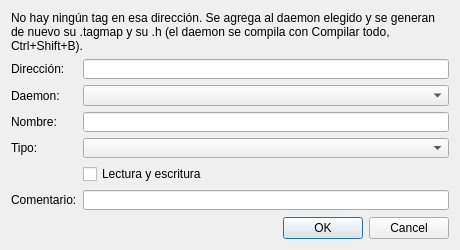
<?xml version="1.0" encoding="UTF-8"?>
<ui version="4.0">
 <class>DlgNewTag</class>
 <widget class="QDialog" name="DlgNewTag">
  <property name="geometry"><rect><x>0</x><y>0</y><width>460</width><height>250</height></rect></property>
  <property name="windowTitle"><string>pvdevelop: crear un tag</string></property>
  <layout class="QVBoxLayout" name="layoutMain">
   <item><widget class="QLabel" name="labelInfo"><property name="wordWrap"><bool>true</bool></property><property name="text"><string>No hay ningún tag en esa dirección. Se agrega al daemon elegido y se generan de nuevo su .tagmap y su .h (el daemon se compila con Compilar todo, Ctrl+Shift+B).</string></property></widget></item>
   <item>
    <layout class="QFormLayout" name="layoutForm">
     <item row="0" column="0"><widget class="QLabel" name="labelAddress"><property name="text"><string>Dirección:</string></property></widget></item>
     <item row="0" column="1"><widget class="QLineEdit" name="editAddress"><property name="toolTip"><string>La dirección que se escribió (%MW1, 40002, HR1, DB1.DBW0...): se puede corregir</string></property></widget></item>
     <item row="1" column="0"><widget class="QLabel" name="labelDaemon"><property name="text"><string>Daemon:</string></property></widget></item>
     <item row="1" column="1"><widget class="QComboBox" name="comboDaemon"><property name="toolTip"><string>Archivo del daemon (.mkmodbus, .mksiemens) donde se agrega el tag; solo los que entienden esa dirección</string></property></widget></item>
     <item row="2" column="0"><widget class="QLabel" name="labelName"><property name="text"><string>Nombre:</string></property></widget></item>
     <item row="2" column="1"><widget class="QLineEdit" name="editName"><property name="toolTip"><string>Nombre del tag: letras, números y _ (no empieza con un número); no puede repetirse en el daemon</string></property></widget></item>
     <item row="3" column="0"><widget class="QLabel" name="labelType"><property name="text"><string>Tipo:</string></property></widget></item>
     <item row="3" column="1"><widget class="QComboBox" name="comboType"><property name="toolTip"><string>(auto): según la dirección (bit -&gt; bool, registro -&gt; int, %MD -&gt; dint, %MF -&gt; real)</string></property></widget></item>
     <item row="4" column="1"><widget class="QCheckBox" name="checkRw"><property name="toolTip"><string>Marcado: el pvserver y la automatización pueden escribirlo; si no, solo se lee</string></property><property name="text"><string>Lectura y escritura</string></property></widget></item>
     <item row="5" column="0"><widget class="QLabel" name="labelDesc"><property name="text"><string>Comentario:</string></property></widget></item>
     <item row="5" column="1"><widget class="QLineEdit" name="editDesc"><property name="toolTip"><string>Descripción del tag (opcional): se ve al pasar el mouse por el tag en el editor y en los diálogos</string></property></widget></item>
    </layout>
   </item>
   <item><widget class="QDialogButtonBox" name="buttonBox"><property name="toolTip"><string>Aceptar agrega el tag y lo pone en el campo; Cancelar no cambia nada</string></property><property name="standardButtons"><set>QDialogButtonBox::Cancel|QDialogButtonBox::Ok</set></property></widget></item>
  </layout>
 </widget>
 <resources/>
 <connections/>
</ui>
